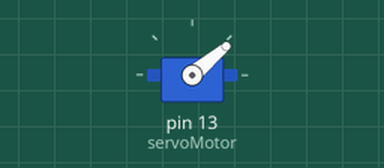
The sketch below on a simulated Arduino Uno, built with avr-gcc and run on an emulated ATmega328P. On the bench: servo.

Above: at 0.1 s.
At 0.6 s:
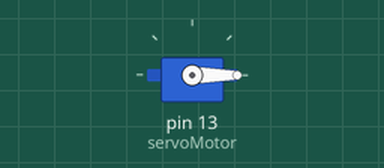
Timing chart, 0 to 2.1 s (numbered marks = the images above):
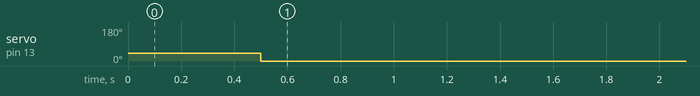

Measured:
- by itself, servo on pin 13 (servoMotor): 40° → 0° at 0.50 s

The sketch:

servoMotor.ino
```cpp
  //Arduino Servo programm
  //This programm rotates the Servo on "angle" degress angle after "t" seconds and back

  #include <Servo.h>

  Servo servoMotor; //define the servo object
  int angle=40; //define the rotatinal angle
  //int t=2; //define the time (minutes) between actuations of the motor

  void setup()
  {
    servoMotor.attach(13); //the servo is actuated with digital pin 2
    servoMotor.write(0); ///set the initial angle to zero
    //t=t*60;
  }

  void loop()
  {
    servoMotor.write(angle); //turn servo
    delay(500);
    servoMotor.write(0);
    delay(1080000); //1080000 ms = 18 minutes
  }
```
